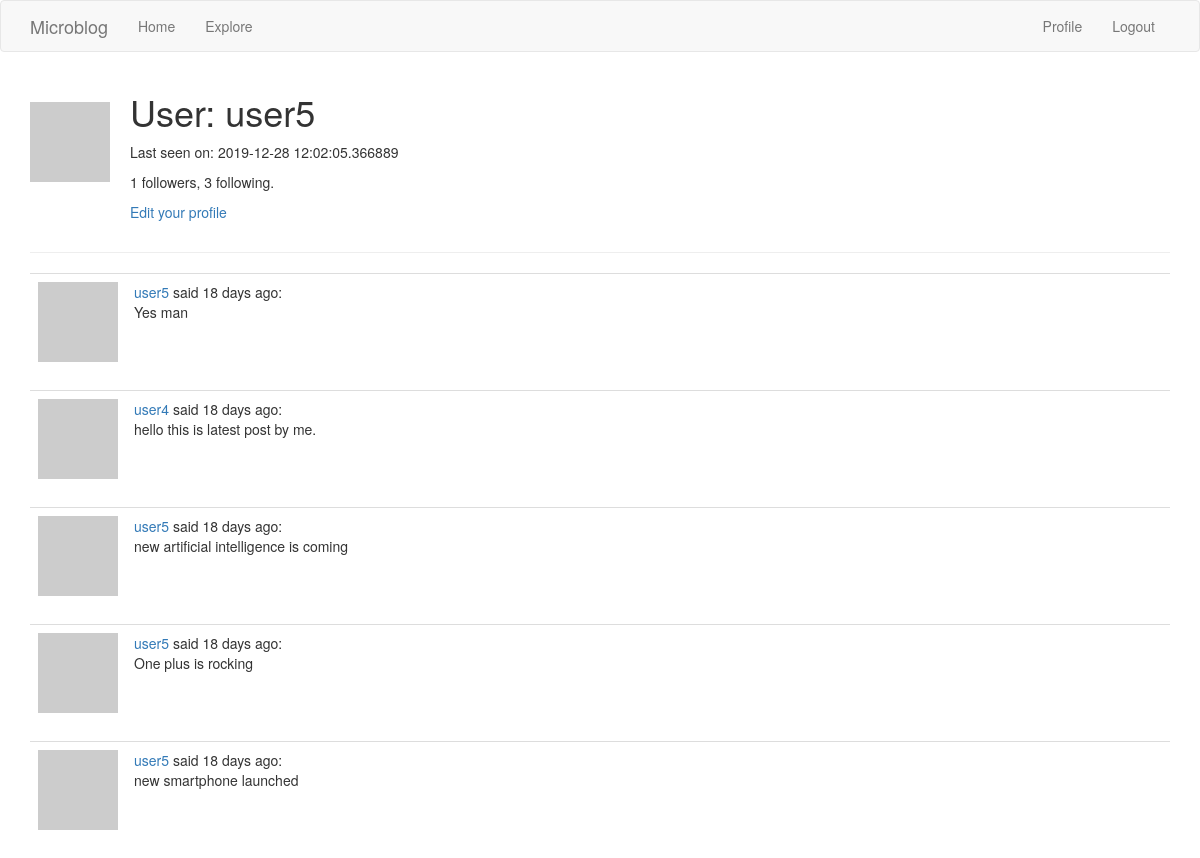
/user/user5 (signed in), run on the app's committed database.
### app/models.py (models this page shows, shortened)
class User(UserMixin, db.Model):
    id = db.Column(db.Integer, primary_key=True)
    username = db.Column(db.String(64), index=True, unique=True)
    email = db.Column(db.String(120), index=True, unique=True)
    password_hash = db.Column(db.String(128))
    posts = db.relationship('Post', backref='author', lazy='dynamic')
    about_me = db.Column(db.String(140))
    last_seen = db.Column(db.DateTime, default=datetime.utcnow)
    followed = db.relationship(
        'User', secondary=followers,
        primaryjoin=(followers.c.follower_id == id),
        secondaryjoin=(followers.c.followed_id == id),
        backref=db.backref('followers', lazy='dynamic'), lazy='dynamic')
    def avatar(self, size):
        digest = md5(self.email.lower().encode('utf-8')).hexdigest()
        return 'https://www.gravatar.com/avatar/{}?d=identicon&s={}'.format(
            digest, size)
    def followed_posts(self):
        followed = Post.query.join(
            followers, (followers.c.followed_id == Post.user_id)).filter(
                followers.c.follower_id == self.id)
        own = Post.query.filter_by(user_id=self.id)
        return followed.union(own).order_by(Post.timestamp.desc())

class Post(db.Model):
    id = db.Column(db.Integer, primary_key=True)
    body = db.Column(db.String(140))
    timestamp = db.Column(db.DateTime, index=True, default=datetime.utcnow)
    user_id = db.Column(db.Integer, db.ForeignKey('user.id'))

### app/routes.py (the view)
@app.route('/user/<username>')
@login_required
def user(username):
    page = request.args.get('page', 1, type=int)
    user = User.query.filter_by(username=username).first_or_404()
    posts = current_user.followed_posts().paginate(
        page, app.config['POSTS_PER_PAGE'], False)
    next_url = url_for('explore', page=posts.next_num) \
        if posts.has_next else None
    prev_url = url_for('explore', page=posts.prev_num) \
        if posts.has_prev else None
    return render_template('user.html', user=user, posts=posts.items,
                          next_url=next_url, prev_url=prev_url)

### app/models.py (called while the page is built)
@login.user_loader
def load_user(id):
    return User.query.get(int(id))

### app/routes.py (called while the page is built)
@app.before_request
def before_request():
    if current_user.is_authenticated:
        current_user.last_seen = datetime.utcnow()
        db.session.commit()

### app/templates/user.html (shortened to what this page needs)
{% extends "base.html" %}
{% block app_content %}
    <table>
        <tr valign="top">
            <td><img src="{{ user.avatar(128) }}" style = "margin-right: 20px; margin-top:30px;"></td>
            <td>
                <h1>User: {{ user.username }}</h1>
                {% if user.last_seen %}<p>Last seen on: {{ user.last_seen }}</p>{% endif %}
                <p>{{ user.followers.count() }} followers, {{ user.followed.count() }} following.</p>
                {% if user == current_user %}
                <p><a href="{{ url_for('edit_profile') }}">Edit your profile</a></p>
                {% elif not current_user.is_following(user) %}
                <p><a href="{{ url_for('follow', username=user.username) }}">Follow</a></p>
                {% else %}
                <p><a href="{{ url_for('unfollow', username=user.username) }}">Unfollow</a></p>
                {% endif %}
            </td>
        </tr>
    </table>
    <hr>
    {% for post in posts %}
        {% include '_post.html' %}
    {% endfor %}
{% endblock %}

### app/templates/_post.html
<table class="table table-hover">
    <tr>
        <td width="70px">
            <a href="{{ url_for('user', username=post.author.username) }}">
                <img src="{{ post.author.avatar(70) }}" />
            </a>
        </td>
        <td>
            <a href="{{ url_for('user', username=post.author.username) }}">
                {{ post.author.username }}
            </a>
            said {{ moment(post.timestamp).fromNow() }}:
            <br>
            {{ post.body }}
        </td>
    </tr>
</table>

### data on the page
User: username "user5", last_seen "2019-12-28 12:02:05.366889"
Post: author.username "user5", timestamp "18 days ago", body "Yes man"
Post: author.username "user4", timestamp "18 days ago", body "hello this is latest post by me."
Post: author.username "user5", timestamp "18 days ago", body "new artificial intelligence is coming"
Post: author.username "user5", timestamp "18 days ago", body "One plus is rocking"
Post: author.username "user5", timestamp "18 days ago", body "new smartphone launched"

### other printed values
{{ 'Home' }} "Home"
{{ 'Explore' }} "Explore"
{{ 'Profile' }} "Profile"
{{ 'Logout' }} "Logout"
{{ user.followers.count() }} "1"
{{ user.followed.count() }} "3"
